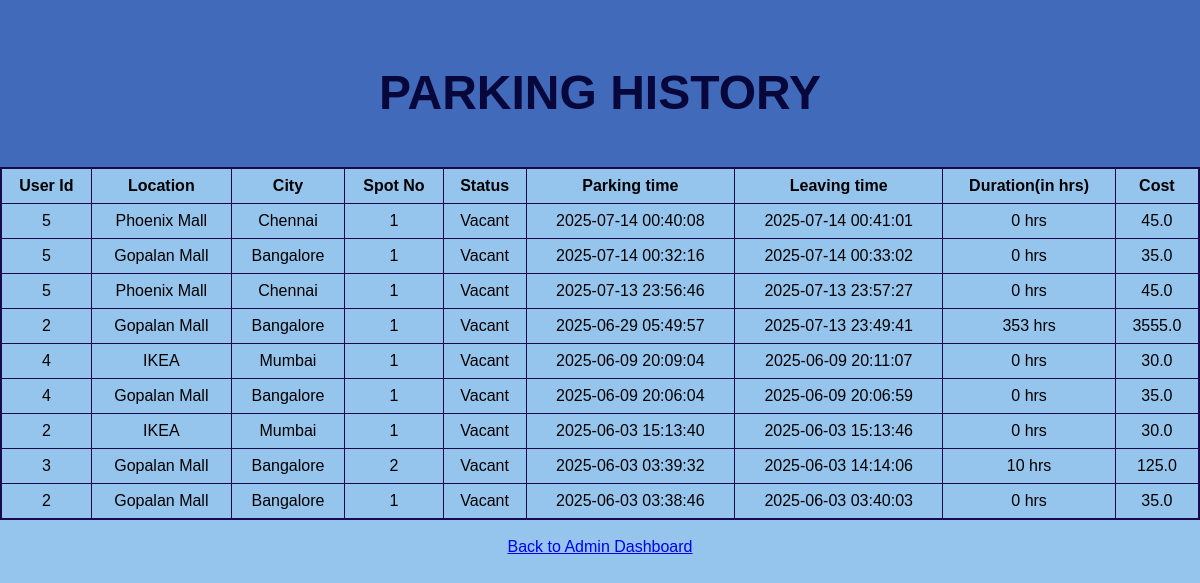
The page /admin_parking_history on the database as committed earlier.
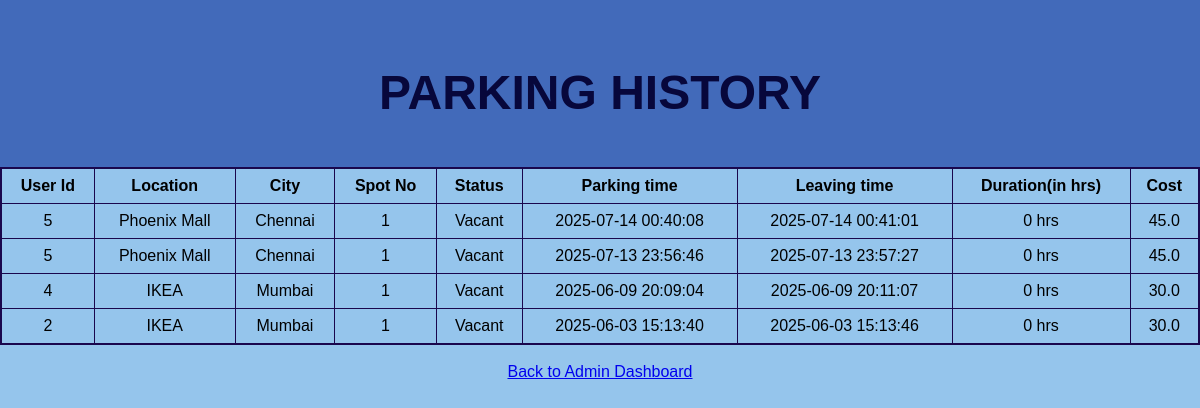
The same page on the database as committed later.
### models.py (models this page shows)
class Reserve_Parking_Spot(db.Model):
    __tablename__ = 'reserve_parking_spots'
    reserve_id = db.Column(db.Integer, primary_key=True)
    user_id = db.Column(db.String(80), db.ForeignKey('users.user_id'), nullable=False)
    lot_id = db.Column(db.Integer, db.ForeignKey('parking_lots.lot_id'), nullable=False)
    spot_id = db.Column(db.Integer, db.ForeignKey('parking_spots.spot_id'), nullable=False)
    status = db.Column(db.Enum(Spot_status), nullable=False, default=Spot_status.vacant)
    parking_time = db.Column(db.DateTime, server_default=db.func.now(), nullable=True)
    leaving_time = db.Column(db.DateTime, nullable=True)
    duration = db.Column(db.Integer, nullable=True)
    cost = db.Column(db.Float, nullable=False)
    is_active = db.Column(db.Boolean, default=True, nullable=False)
    lot = db.relationship('Parking_Lot', backref='reservations')

class Parking_Lot(db.Model):
    __tablename__ = 'parking_lots'
    lot_id = db.Column(db.Integer, primary_key=True)
    city = db.Column(db.String(120), nullable=False)
    location = db.Column(db.String(150), nullable=False)
    base_price = db.Column(db.Float, nullable=False)
    price = db.Column(db.Float, nullable=False)
    max_spots = db.Column(db.Integer, nullable=False)
    spot = db.relationship('Parking_Spot', backref='lot')

class Parking_Spot(db.Model):
    __tablename__ = 'parking_spots'
    spot_id = db.Column(db.Integer, primary_key=True)
    spot_no = db.Column(db.Integer, nullable=False)
    lot_id = db.Column(db.Integer, db.ForeignKey('parking_lots.lot_id'), nullable=False)
    status = db.Column(db.Enum(Spot_status), nullable=False, default=Spot_status.vacant)
    reserved = db.relationship('Reserve_Parking_Spot', backref='spot')

### app.py (the view)
@app.route("/admin_parking_history")
def admin_parking_history():
    reserved_spots = Reserve_Parking_Spot.query.order_by(Reserve_Parking_Spot.parking_time.desc()).all()
    return render_template("admin_parking_history.html", reserved_spots=reserved_spots)

### templates/admin_parking_history.html (shortened to what this page needs)
<!DOCTYPE html>
<html>
<head>
    <link rel="stylesheet" href="{{ url_for('static', filename='style.css') }}">
</head>
<body>
    <div class="header">
        <h1><b>PARKING HISTORY</b></h1>
    </div>
    <table class="style_table">
        <tr>
            <th>User Id</th><th>Location</th><th>City</th><th>Spot No</th><th>Status</th><th>Parking time</th><th>Leaving time</th><th>Duration(in hrs)</th><th>Cost</th>
        </tr>
        {% for r in reserved_spots %}
           <tr>
            <td>{{ r.user_id }}</td>
            <td>{{ r.lot.location }}</td>
            <td>{{ r.lot.city }}</td>
            <td>{{ r.spot.spot_no }}</td>
            <td>{{ r.status.value }}</td>
            <td>{{ r.parking_time.strftime('%Y-%m-%d %H:%M:%S') }}</td>
            <td>{{ r.leaving_time.strftime('%Y-%m-%d %H:%M:%S') if r.leaving_time else '-' }}</td>
            <td>{{ r.duration if r.leaving_time else '-' }} hrs</td>
            <td>{{ r.cost if r.leaving_time else '-' }}</td>
        </tr>
        {% endfor %}
    </table>
    <br>
    <center><a href="{{ url_for('admin_dashboard') }}">Back to Admin Dashboard</a></center>
    <br>
</body>
</html>

### static/style.css (style rules this page uses)
body { font-family: Arial, Helvetica, sans-serif; background:rgb(149, 197, 236); margin: 0; padding: 0; }
h1 { text-align:center; color:rgb(7, 7, 59); margin-top: 50px; }
.header { background-color:#426aba; color:rgb(2, 1, 1); padding: 15px; text-align: center; font-size: 24px; }
.style_table { border: 2px solid rgb(26, 7, 77); border-collapse: collapse; width: 100%; }
.style_table th, .style_table td { padding: 8px; text-align: center; border: 1px solid rgb(26, 7, 77); }

Rows that differ between the two databases and show on the page:
removed Reserve_Parking_Spot: user_id "5", lot.location "Gopalan Mall", lot.city "Bangalore", spot.spot_no "1", status.value "Vacant", parking_time "2025-07-14 00:32:16", leaving_time "2025-07-14 00:33:02", leaving_time+duration "0", leaving_time+cost "35.0"
removed Reserve_Parking_Spot: user_id "2", lot.location "Gopalan Mall", lot.city "Bangalore", spot.spot_no "1", status.value "Vacant", parking_time "2025-06-29 05:49:57", leaving_time "2025-07-13 23:49:41", leaving_time+duration "353", leaving_time+cost "3555.0"
removed Reserve_Parking_Spot: user_id "4", lot.location "Gopalan Mall", lot.city "Bangalore", spot.spot_no "1", status.value "Vacant", parking_time "2025-06-09 20:06:04", leaving_time "2025-06-09 20:06:59", leaving_time+duration "0", leaving_time+cost "35.0"
removed Reserve_Parking_Spot: user_id "3", lot.location "Gopalan Mall", lot.city "Bangalore", spot.spot_no "2", status.value "Vacant", parking_time "2025-06-03 03:39:32", leaving_time "2025-06-03 14:14:06", leaving_time+duration "10", leaving_time+cost "125.0"
removed Reserve_Parking_Spot: user_id "2", lot.location "Gopalan Mall", lot.city "Bangalore", spot.spot_no "1", status.value "Vacant", parking_time "2025-06-03 03:38:46", leaving_time "2025-06-03 03:40:03", leaving_time+duration "0", leaving_time+cost "35.0"
